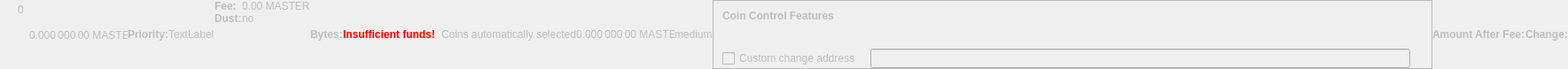
    <widget class="QWidget" name="dummyHideWidget" native="true">
     <property name="enabled">
      <bool>false</bool>
     </property>
     <property name="maximumSize">
      <size>
       <width>100</width>
       <height>22</height>
      </size>
     </property>
     <layout class="QHBoxLayout" name="dummyHideLayout">
      <property name="spacing">
       <number>0</number>
      </property>
      <property name="leftMargin">
       <number>0</number>
      </property>
      <property name="topMargin">
       <number>0</number>
      </property>
      <property name="rightMargin">
       <number>0</number>
      </property>
      <property name="bottomMargin">
       <number>0</number>
      </property>
      <item>
       <layout class="QFormLayout" name="formLayoutCoinControl1">
        <property name="horizontalSpacing">
         <number>10</number>
        </property>
        <property name="verticalSpacing">
         <number>14</number>
        </property>
        <property name="leftMargin">
         <number>10</number>
        </property>
        <property name="topMargin">
         <number>4</number>
        </property>
        <property name="rightMargin">
         <number>6</number>
        </property>
        <item row="0" column="1">
         <widget class="QLabel" name="labelCoinControlBytes">
          <property name="cursor">
           <cursorShape>IBeamCursor</cursorShape>
          </property>
          <property name="contextMenuPolicy">
           <enum>Qt::ActionsContextMenu</enum>
          </property>
          <property name="text">
           <string notr="true">0</string>
          </property>
          <property name="textInteractionFlags">
           <set>Qt::LinksAccessibleByMouse|Qt::TextSelectableByKeyboard|Qt::TextSelectableByMouse</set>
          </property>
         </widget>
        </item>
       </layout>
      </item>
      <item>
       <widget class="QLabel" name="labelCoinControlAfterFee">
        <property name="enabled">
         <bool>false</bool>
        </property>
        <property name="sizePolicy">
         <sizepolicy hsizetype="Fixed" vsizetype="Fixed">
          <horstretch>0</horstretch>
          <verstretch>0</verstretch>
         </sizepolicy>
        </property>
        <property name="minimumSize">
         <size>
          <width>111</width>
          <height>12</height>
         </size>
        </property>
        <property name="maximumSize">
         <size>
          <width>111</width>
          <height>12</height>
         </size>
        </property>
        <property name="cursor">
         <cursorShape>IBeamCursor</cursorShape>
        </property>
        <property name="contextMenuPolicy">
         <enum>Qt::ActionsContextMenu</enum>
        </property>
        <property name="text">
         <string notr="true">0.000 000 00 MASTER</string>
        </property>
        <property name="textInteractionFlags">
         <set>Qt::LinksAccessibleByMouse|Qt::TextSelectableByKeyboard|Qt::TextSelectableByMouse</set>
        </property>
       </widget>
      </item>
      <item>
       <widget class="QLabel" name="labelCoinControlPriorityText">
        <property name="enabled">
         <bool>false</bool>
        </property>
        <property name="font">
         <font>
          <weight>75</weight>
          <bold>true</bold>
         </font>
        </property>
        <property name="text">
         <string>Priority:</string>
        </property>
       </widget>
      </item>
      <item>
       <layout class="QHBoxLayout" name="horizontalLayout">
        <item>
         <widget class="QLabel" name="WarningLabel">
          <property name="text">
           <string>TextLabel</string>
          </property>
         </widget>
        </item>
       </layout>
      </item>
      <item>
       <layout class="QFormLayout" name="formLayoutCoinControl3">
        <property name="horizontalSpacing">
         <number>0</number>
        </property>
        <property name="verticalSpacing">
         <number>0</number>
        </property>
        <property name="leftMargin">
         <number>0</number>
        </property>
        <property name="topMargin">
         <number>0</number>
        </property>
        <property name="rightMargin">
         <number>0</number>
        </property>
        <item row="0" column="0">
         <widget class="QLabel" name="labelCoinControlFeeText">
          <property name="enabled">
           <bool>false</bool>
          </property>
          <property name="font">
           <font>
            <weight>75</weight>
            <bold>true</bold>
           </font>
          </property>
          <property name="text">
           <string>Fee:</string>
          </property>
          <property name="margin">
           <number>0</number>
          </property>
         </widget>
        </item>
        <item row="0" column="1">
         <widget class="QLabel" name="labelCoinControlFee">
          <property name="enabled">
           <bool>false</bool>
          </property>
          <property name="cursor">
           <cursorShape>IBeamCursor</cursorShape>
          </property>
          <property name="contextMenuPolicy">
           <enum>Qt::ActionsContextMenu</enum>
          </property>
          <property name="text">
           <string notr="true">0.00 MASTER</string>
          </property>
          <property name="textInteractionFlags">
           <set>Qt::LinksAccessibleByMouse|Qt::TextSelectableByKeyboard|Qt::TextSelectableByMouse</set>
          </property>
         </widget>
        </item>
        <item row="1" column="0">
         <widget class="QLabel" name="labelCoinControlLowOutputText">
          <property name="enabled">
           <bool>false</bool>
          </property>
          <property name="font">
           <font>
            <weight>75</weight>
            <bold>true</bold>
           </font>
          </property>
          <property name="text">
           <string>Dust:</string>
          </property>
         </widget>
        </item>
        <item row="1" column="1">
         <widget class="QLabel" name="labelCoinControlLowOutput">
          <property name="enabled">
           <bool>false</bool>
          </property>
          <property name="cursor">
           <cursorShape>IBeamCursor</cursorShape>
          </property>
          <property name="contextMenuPolicy">
           <enum>Qt::ActionsContextMenu</enum>
          </property>
          <property name="text">
           <string>no</string>
          </property>
          <property name="textInteractionFlags">
           <set>Qt::LinksAccessibleByMouse|Qt::TextSelectableByKeyboard|Qt::TextSelectableByMouse</set>
          </property>
         </widget>
        </item>
       </layout>
      </item>
      <item>
       <widget class="QLabel" name="labelCoinControlBytesText">
        <property name="enabled">
         <bool>false</bool>
        </property>
        <property name="font">
         <font>
          <weight>75</weight>
          <bold>true</bold>
         </font>
        </property>
        <property name="text">
         <string>Bytes:</string>
        </property>
       </widget>
      </item>
      <item>
       <layout class="QFormLayout" name="formLayoutCoinControl2">
        <property name="horizontalSpacing">
         <number>0</number>
        </property>
        <property name="verticalSpacing">
         <number>0</number>
        </property>
        <property name="leftMargin">
         <number>0</number>
        </property>
        <property name="topMargin">
         <number>0</number>
        </property>
        <property name="rightMargin">
         <number>0</number>
        </property>
       </layout>
      </item>
      <item>
       <layout class="QHBoxLayout" name="horizontalLayoutCoinControl2">
        <property name="spacing">
         <number>0</number>
        </property>
        <property name="bottomMargin">
         <number>0</number>
        </property>
       </layout>
      </item>
      <item>
       <widget class="QLabel" name="labelCoinControlInsuffFunds">
        <property name="enabled">
         <bool>false</bool>
        </property>
        <property name="minimumSize">
         <size>
          <width>0</width>
          <height>0</height>
         </size>
        </property>
        <property name="font">
         <font>
          <weight>75</weight>
          <bold>true</bold>
         </font>
        </property>
        <property name="styleSheet">
         <string notr="true">color:red;font-weight:bold;</string>
        </property>
        <property name="text">
         <string>Insufficient funds!</string>
        </property>
        <property name="margin">
         <number>5</number>
        </property>
       </widget>
      </item>
      <item>
       <layout class="QFormLayout" name="formLayoutCoinControl4">
        <property name="horizontalSpacing">
         <number>0</number>
        </property>
        <property name="verticalSpacing">
         <number>0</number>
        </property>
        <property name="leftMargin">
         <number>0</number>
        </property>
        <property name="topMargin">
         <number>0</number>
        </property>
        <property name="rightMargin">
         <number>0</number>
        </property>
       </layout>
      </item>
      <item>
       <widget class="QLabel" name="labelCoinControlChangeLabel">
        <property name="enabled">
         <bool>false</bool>
        </property>
        <property name="sizePolicy">
         <sizepolicy hsizetype="Preferred" vsizetype="Expanding">
          <horstretch>0</horstretch>
          <verstretch>0</verstretch>
         </sizepolicy>
        </property>
        <property name="minimumSize">
         <size>
          <width>0</width>
          <height>0</height>
         </size>
        </property>
        <property name="text">
         <string/>
        </property>
        <property name="margin">
         <number>3</number>
        </property>
       </widget>
      </item>
      <item>
       <widget class="QLabel" name="labelCoinControlAutomaticallySelected">
        <property name="enabled">
         <bool>false</bool>
        </property>
        <property name="sizePolicy">
         <sizepolicy hsizetype="Fixed" vsizetype="Fixed">
          <horstretch>0</horstretch>
          <verstretch>0</verstretch>
         </sizepolicy>
        </property>
        <property name="minimumSize">
         <size>
          <width>0</width>
          <height>0</height>
         </size>
        </property>
        <property name="maximumSize">
         <size>
          <width>240</width>
          <height>16777215</height>
         </size>
        </property>
        <property name="text">
         <string>Coins automatically selected</string>
        </property>
        <property name="margin">
         <number>5</number>
        </property>
       </widget>
      </item>
      <item>
       <widget class="QLabel" name="labelCoinControlChange">
        <property name="enabled">
         <bool>false</bool>
        </property>
        <property name="sizePolicy">
         <sizepolicy hsizetype="Fixed" vsizetype="Fixed">
          <horstretch>0</horstretch>
          <verstretch>0</verstretch>
         </sizepolicy>
        </property>
        <property name="minimumSize">
         <size>
          <width>111</width>
          <height>0</height>
         </size>
        </property>
        <property name="maximumSize">
         <size>
          <width>111</width>
          <height>16777215</height>
         </size>
        </property>
        <property name="cursor">
         <cursorShape>IBeamCursor</cursorShape>
        </property>
        <property name="contextMenuPolicy">
         <enum>Qt::ActionsContextMenu</enum>
        </property>
        <property name="text">
         <string notr="true">0.000 000 00 MASTER</string>
        </property>
        <property name="textInteractionFlags">
         <set>Qt::LinksAccessibleByMouse|Qt::TextSelectableByKeyboard|Qt::TextSelectableByMouse</set>
        </property>
       </widget>
      </item>
      <item>
       <widget class="QLabel" name="labelCoinControlPriority">
        <property name="enabled">
         <bool>false</bool>
        </property>
        <property name="cursor">
         <cursorShape>IBeamCursor</cursorShape>
        </property>
        <property name="contextMenuPolicy">
         <enum>Qt::ActionsContextMenu</enum>
        </property>
        <property name="text">
         <string>medium</string>
        </property>
        <property name="textInteractionFlags">
         <set>Qt::LinksAccessibleByMouse|Qt::TextSelectableByKeyboard|Qt::TextSelectableByMouse</set>
        </property>
       </widget>
      </item>
      <item>
       <widget class="QFrame" name="frameCoinControl">
        <property name="sizePolicy">
         <sizepolicy hsizetype="Expanding" vsizetype="Expanding">
          <horstretch>0</horstretch>
          <verstretch>0</verstretch>
         </sizepolicy>
        </property>
        <property name="maximumSize">
         <size>
          <width>16777215</width>
          <height>16777215</height>
         </size>
        </property>
        <property name="frameShape">
         <enum>QFrame::StyledPanel</enum>
        </property>
        <property name="frameShadow">
         <enum>QFrame::Sunken</enum>
        </property>
        <layout class="QVBoxLayout" name="verticalLayoutCoinControl2_2">
         <property name="spacing">
          <number>0</number>
         </property>
         <property name="leftMargin">
          <number>0</number>
         </property>
         <property name="topMargin">
          <number>0</number>
         </property>
         <property name="rightMargin">
          <number>0</number>
         </property>
         <property name="bottomMargin">
          <number>0</number>
         </property>
         <item>
          <layout class="QVBoxLayout" name="verticalLayoutCoinControl" stretch="0,0,0,1">
           <property name="spacing">
            <number>0</number>
           </property>
           <property name="leftMargin">
            <number>10</number>
           </property>
           <property name="topMargin">
            <number>10</number>
           </property>
           <item>
            <layout class="QHBoxLayout" name="horizontalLayoutCoinControl1">
             <property name="bottomMargin">
              <number>15</number>
             </property>
             <item>
              <widget class="QLabel" name="labelCoinControlFeatures">
               <property name="enabled">
                <bool>false</bool>
               </property>
               <property name="sizePolicy">
                <sizepolicy hsizetype="Preferred" vsizetype="Maximum">
                 <horstretch>0</horstretch>
                 <verstretch>0</verstretch>
                </sizepolicy>
               </property>
               <property name="font">
                <font>
                 <weight>75</weight>
                 <bold>true</bold>
                </font>
               </property>
               <property name="styleSheet">
                <string notr="true">font-weight:bold;</string>
               </property>
               <property name="text">
                <string>Coin Control Features</string>
               </property>
              </widget>
             </item>
            </layout>
           </item>
           <item>
            <widget class="QWidget" name="widgetCoinControl" native="true">
             <property name="sizePolicy">
              <sizepolicy hsizetype="Preferred" vsizetype="Preferred">
               <horstretch>0</horstretch>
               <verstretch>0</verstretch>
              </sizepolicy>
             </property>
             <property name="minimumSize">
              <size>
               <width>0</width>
               <height>0</height>
              </size>
             </property>
             <property name="styleSheet">
              <string notr="true"/>
             </property>
             <layout class="QHBoxLayout" name="horizontalLayoutCoinControl5_2">
              <property name="leftMargin">
               <number>0</number>
              </property>
              <property name="topMargin">
               <number>0</number>
              </property>
              <property name="rightMargin">
               <number>0</number>
              </property>
              <property name="bottomMargin">
               <number>0</number>
              </property>
              <item>
               <layout class="QHBoxLayout" name="horizontalLayoutCoinControl3">
                <property name="spacing">
                 <number>20</number>
                </property>
                <property name="topMargin">
                 <number>0</number>
                </property>
                <property name="bottomMargin">
                 <number>10</number>
                </property>
               </layout>
              </item>
             </layout>
            </widget>
           </item>
           <item>
            <layout class="QHBoxLayout" name="horizontalLayoutCoinControl4" stretch="0,0,0">
             <property name="spacing">
              <number>12</number>
             </property>
             <property name="sizeConstraint">
              <enum>QLayout::SetDefaultConstraint</enum>
             </property>
             <property name="topMargin">
              <number>5</number>
             </property>
             <property name="rightMargin">
              <number>5</number>
             </property>
             <item>
              <widget class="QCheckBox" name="checkBoxCoinControlChange">
               <property name="enabled">
                <bool>false</bool>
               </property>
               <property name="toolTip">
                <string>If this is activated, but the change address is empty or invalid, change will be sent to a newly generated address.</string>
               </property>
               <property name="text">
                <string>Custom change address</string>
               </property>
              </widget>
             </item>
             <item>
              <widget class="QValidatedLineEdit" name="lineEditCoinControlChange">
               <property name="enabled">
                <bool>false</bool>
               </property>
               <property name="sizePolicy">
                <sizepolicy hsizetype="Expanding" vsizetype="Fixed">
                 <horstretch>0</horstretch>
                 <verstretch>0</verstretch>
                </sizepolicy>
               </property>
              </widget>
             </item>
             <item>
              <widget class="QLabel" name="labelCoinControlChangeLabel_2">
               <property name="sizePolicy">
                <sizepolicy hsizetype="Preferred" vsizetype="Expanding">
                 <horstretch>0</horstretch>
                 <verstretch>0</verstretch>
                </sizepolicy>
               </property>
               <property name="minimumSize">
                <size>
                 <width>0</width>
                 <height>0</height>
                </size>
               </property>
               <property name="text">
                <string/>
               </property>
               <property name="margin">
                <number>3</number>
               </property>
              </widget>
             </item>
            </layout>
           </item>
           <item>
            <spacer name="verticalSpacerCoinControl">
             <property name="orientation">
              <enum>Qt::Vertical</enum>
             </property>
             <property name="sizeHint" stdset="0">
              <size>
               <width>800</width>
               <height>1</height>
              </size>
             </property>
            </spacer>
           </item>
          </layout>
         </item>
        </layout>
       </widget>
      </item>
      <item>
       <widget class="QLabel" name="labelCoinControlAfterFeeText">
        <property name="enabled">
         <bool>false</bool>
        </property>
        <property name="minimumSize">
         <size>
          <width>0</width>
          <height>0</height>
         </size>
        </property>
        <property name="maximumSize">
         <size>
          <width>16777215</width>
          <height>16777215</height>
         </size>
        </property>
        <property name="font">
         <font>
          <weight>75</weight>
          <bold>true</bold>
         </font>
        </property>
        <property name="text">
         <string>Amount After Fee:</string>
        </property>
        <property name="alignment">
         <set>Qt::AlignLeading|Qt::AlignLeft|Qt::AlignVCenter</set>
        </property>
        <property name="margin">
         <number>0</number>
        </property>
       </widget>
      </item>
      <item>
       <widget class="QLabel" name="labelCoinControlChangeText">
        <property name="enabled">
         <bool>false</bool>
        </property>
        <property name="sizePolicy">
         <sizepolicy hsizetype="Preferred" vsizetype="Preferred">
          <horstretch>0</horstretch>
          <verstretch>0</verstretch>
         </sizepolicy>
        </property>
        <property name="minimumSize">
         <size>
          <width>0</width>
          <height>0</height>
         </size>
        </property>
        <property name="maximumSize">
         <size>
          <width>16777215</width>
          <height>16777215</height>
         </size>
        </property>
        <property name="font">
         <font>
          <weight>75</weight>
          <bold>true</bold>
         </font>
        </property>
        <property name="text">
         <string>Change:</string>
        </property>
        <property name="alignment">
         <set>Qt::AlignLeading|Qt::AlignLeft|Qt::AlignVCenter</set>
        </property>
       </widget>
      </item>
     </layout>
    </widget>
